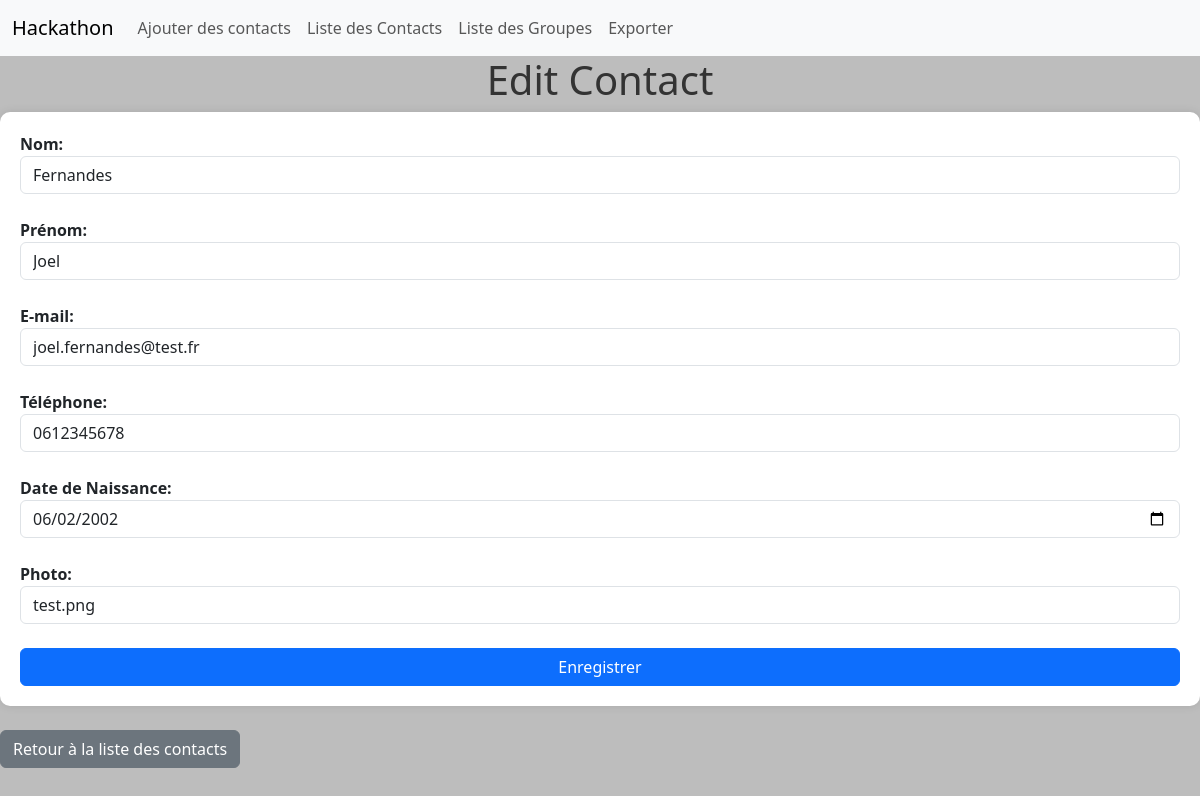
The page /contacts/1/edit on the database as committed earlier.
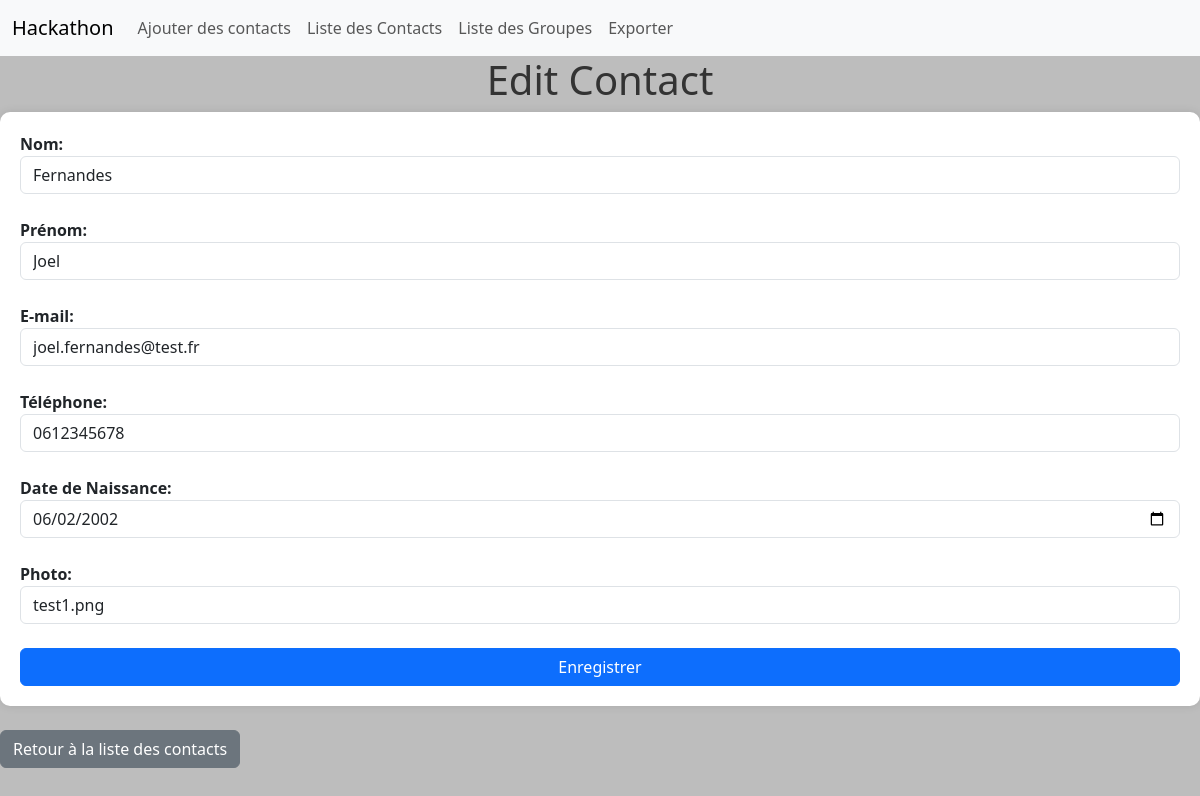
The same page on the database as committed later.
### tables this page shows
CREATE TABLE Contact(
        id_contact     INTEGER PRIMARY KEY AUTOINCREMENT NOT NULL ,
        nom            Varchar (50) NOT NULL ,
        prenom         Varchar (50) NOT NULL ,
        e_mail         Varchar (100) NOT NULL ,
        tel            Varchar (20) NOT NULL ,
        date_naissance Date NOT NULL ,
        photo_profil   Varchar (250) NOT NULL ,
        created_date   Datetime NOT NULL ,
        updated_date   Datetime NOT NULL
);

### main.py (the view, shortened to what this page needs)
@app.route("/contacts/<int:contactId>/edit", methods=['GET', 'POST'])
def edit_contact(contactId):
    query = "SELECT * FROM Contact WHERE id_contact = {}".format(contactId)
    contact = recup_bdd(query, True)
    if request.method == 'GET':
        if contact:
            return render_template('contactEdit.html', contact=contact)

### function.py (called while the page is built)
def connect_db():
    return sqlite3.connect('hackathon_bdd.sqlite')

def recup_bdd(query: str, doOne: bool = False):
    connection = connect_db()
    cursor = connection.cursor()
    cursor.execute(query)
    if doOne:
        result = cursor.fetchone()
    else:
        result = cursor.fetchall()
    connection.close()
    return result

### templates/contactEdit.html (shortened to what this page needs)
{% extends "layout/base.html" %}
    {% block content %}
        {% include 'layout/navbar.html' %}
        <h1>Edit Contact</h1>
        <form method="POST" action="{{ url_for('edit_contact', contactId=contact[0]) }}">
            <label for="nom">Nom:</label>
            <input type="text" class="form-control" name="nom" value="{{ contact[1] }}" required><br>
            <label for="prenom">Prénom:</label>
            <input type="text" class="form-control" name="prenom" value="{{ contact[2] }}" required><br>
            <label for="email">E-mail:</label>
            <input type="email" class="form-control" name="email" value="{{ contact[3] }}" required><br>
            <label for="tel">Téléphone:</label>
            <input type="tel" class="form-control" name="tel" value="{{ contact[4] }}" required><br>
            <label for="dob">Date de Naissance:</label>
            <input type="date" class="form-control" name="dob" value="{{ contact[5] }}" required><br>
            <label for="photo">Photo:</label>
            <input type="text" class="form-control" name="photo" value="{{ contact[6] }}"><br>
            <button type="submit" class="btn btn-primary">Enregistrer</button>
        </form>
    <br>
    <a href="{{ url_for('liste_contacts') }}" class="btn btn-secondary">Retour à la liste des contacts</a>
    {% endblock %}

Rows that differ between the two databases and show on the page:
changed Contact "Fernandes": photo "test.png" → "test1.png"
